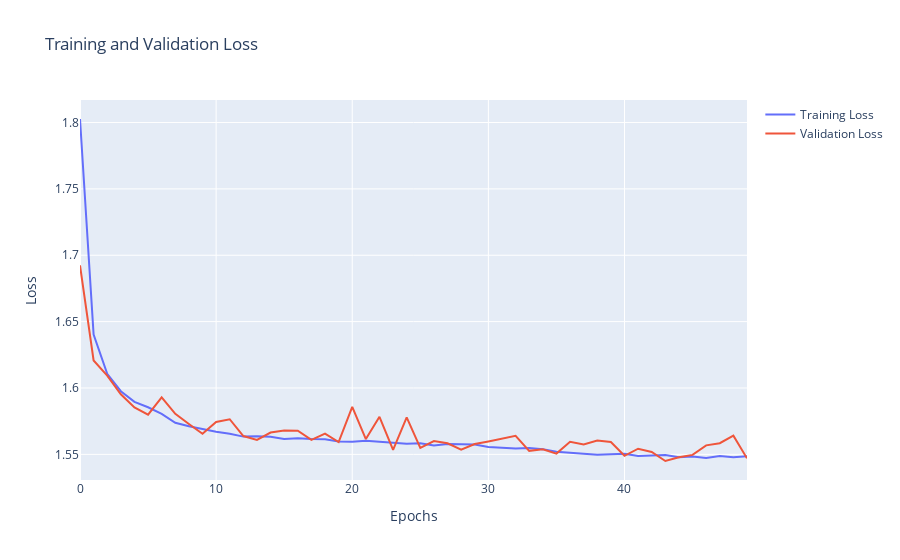

The code cell stored with this chart in its notebook:
### Code cell
fig = go.Figure(data=[
    go.Scatter(y=history["loss"], name="Training Loss", mode="lines"),
    go.Scatter(y=history["val_loss"], name="Validation Loss", mode="lines")
])
fig.update_layout(title="Training and Validation Loss", xaxis_title="Epochs", yaxis_title="Loss")
fig.show()

### Figure 1 — Plotly figure (JSON) as saved in the notebook; plotly's stock layout.template omitted (floating-point values rounded to 4 significant figures)
{"data": [{"mode": "lines", "name": "Training Loss", "type": "scatter", "y": [1.803, 1.64, 1.611, 1.598, 1.59, 1.586, 1.581, 1.574, 1.571, 1.569, 1.567, 1.566, 1.563, 1.564, 1.563, 1.562, 1.562, 1.562, 1.561, 1.56, 1.559, 1.56, 1.56, 1.559, 1.558, 1.558, 1.557, 1.558, 1.558, 1.557, 1.556, 1.555, 1.554, 1.555, 1.554, 1.552, 1.551, 1.551, 1.55, 1.55, 1.55, 1.549, 1.549, 1.549, 1.548, 1.548, 1.547, 1.549, 1.548, 1.549]}, {"mode": "lines", "name": "Validation Loss", "type": "scatter", "y": [1.692, 1.621, 1.609, 1.595, 1.585, 1.58, 1.593, 1.581, 1.573, 1.565, 1.574, 1.576, 1.564, 1.561, 1.566, 1.568, 1.568, 1.561, 1.566, 1.559, 1.586, 1.562, 1.578, 1.553, 1.578, 1.555, 1.56, 1.558, 1.554, 1.558, 1.56, 1.562, 1.564, 1.553, 1.554, 1.551, 1.56, 1.557, 1.56, 1.559, 1.549, 1.554, 1.552, 1.545, 1.548, 1.55, 1.557, 1.558, 1.564, 1.547]}], "layout": {"title": {"text": "Training and Validation Loss"}, "xaxis": {"title": {"text": "Epochs"}}, "yaxis": {"title": {"text": "Loss"}}}}
